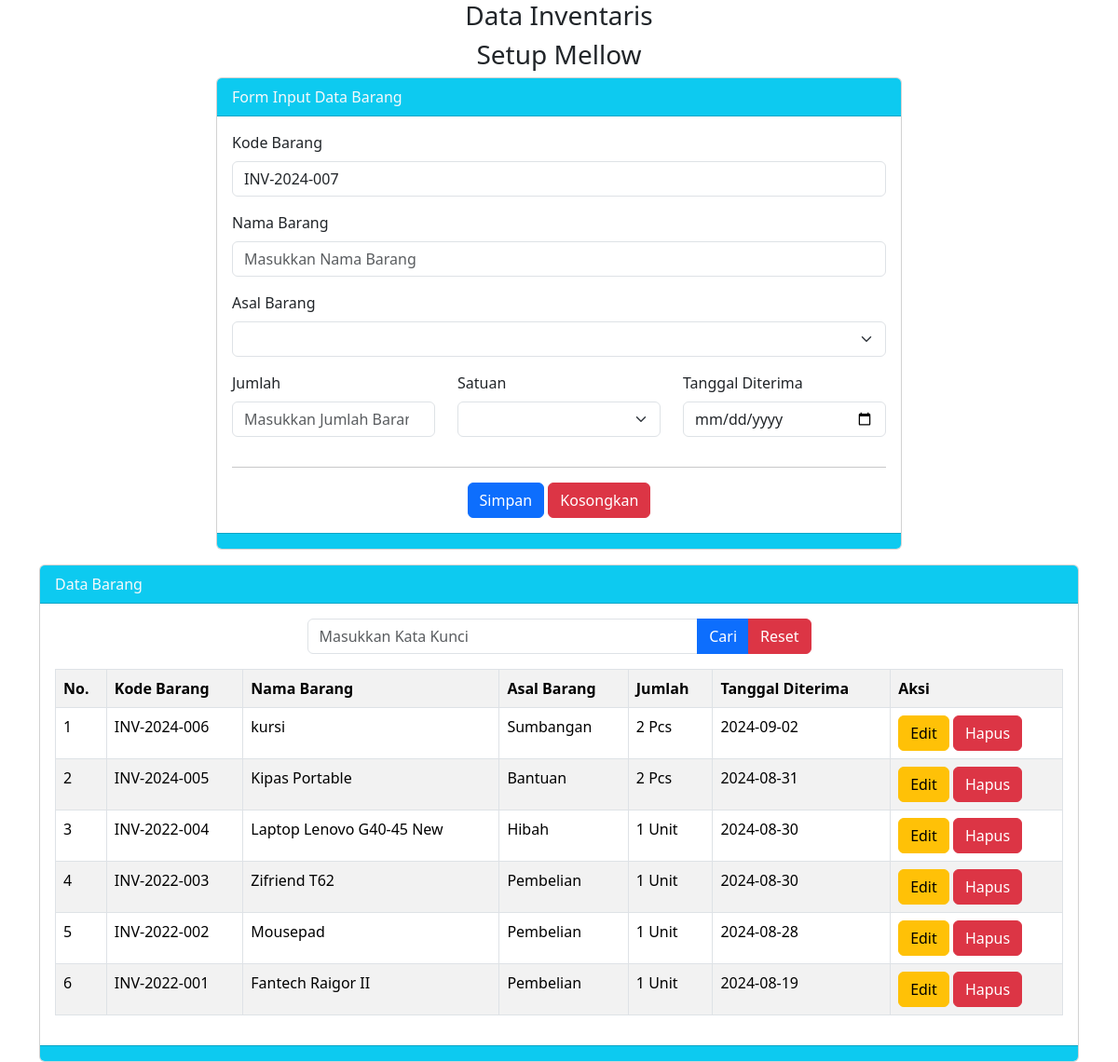
Screenshot of /welcome.php with the database file from the repository.
### tables this page shows
CREATE TABLE `tbarang` (
  `id_barang` int(11) NOT NULL,
  `kode` varchar(15) NOT NULL,
  `nama` varchar(100) NOT NULL,
  `asal` varchar(25) NOT NULL,
  `jumlah` int(4) NOT NULL,
  `satuan` varchar(15) NOT NULL,
  `tanggal_diterima` date NOT NULL,
  `tanggal_simpan` timestamp NOT NULL DEFAULT current_timestamp() ON UPDATE current_timestamp()
);

### welcome.php (the view, shortened to what this page needs)
<?php
$server = "localhost";
$user = "root";
$password = "";
$database = "dbcrud2022";
$koneksi = mysqli_connect($server, $user, $password, $database) or die(mysqli_error($koneksi));
$q = mysqli_query($koneksi, "SELECT kode FROM tbarang order by kode desc limit 1");
$datax = mysqli_fetch_array($q);
if($datax){
  $no_terakhir = substr ($datax['kode'], -3);
  $no = $no_terakhir + 1;
  if($no > 0 and $no <10){
    $kode = "00".$no;
  }else if($no > 10 and $no < 100){
    $kode="0".$no;
  }else if($no > 100){
    $kode = $no;
  }
}else{
  $kode = "001";
}
$tahun = date('Y');
$vkode = "INV-".$tahun. '-' .$kode;
$vnama = "";
$vasal = "";
$vjumlah = "";
$vsatuan = "";
$vtanggal_diterima = "";
?>
<!doctype html>
<html lang="en">
<head>
  <link href="https://cdn.jsdelivr.net/npm/bootstrap@5.3.3/dist/css/bootstrap.min.css" rel="stylesheet">
</head>
<body>
  <div class="container">
    <h3 class="text-center">Data Inventaris</h3>
    <h3 class="text-center">Setup Mellow</h3>
    <div class="row">
      <div class="col-md-8 mx-auto">
        <div class="card">
          <div class="card-header bg-info text-light">
            Form Input Data Barang
          </div>
          <div class="card-body">
            <form method="POST">
              <div class="mb-3">
                <label class="form-label">Kode Barang</label>
                <input type="text" name="tkode" value="<?= $vkode ?>" class="form-control" placeholder="Masukkan Kode Barang">
              </div>
              <div class="mb-3">
                <label class="form-label">Nama Barang</label>
                <input type="text" name="tnama" value="<?= $vnama ?>" class="form-control" placeholder="Masukkan Nama Barang">
              </div>
              <div class="mb-3">
                <label class="form-label">Asal Barang</label>
                <select class="form-select" name="tasal">
                  <option value="<?= $vasal ?>"><?= $vasal ?></option>
                  <option value="Pembelian">Pembelian</option>
                </select>
              </div>
              <div class="row">
                <div class="col">
                  <div class="mb-3">
                    <label class="form-label">Jumlah</label>
                    <input type="number" name="tjumlah" value="<?= $vjumlah ?>" class="form-control" placeholder="Masukkan Jumlah Barang">
                  </div>
                </div>
                <div class="col">
                  <div class="mb-3">
                    <label class="form-label">Satuan</label>
                    <select class="form-select" name="tsatuan">
                      <option value="<?= $vsatuan ?>"><?= $vsatuan ?></option>
                      <option value="Unit">Unit</option>
                    </select>
                  </div>
                </div>
                <div class="col">
                  <div class="mb-3">
                    <label class="form-label">Tanggal Diterima</label>
                    <input type="date" name="ttanggal_diterima" value="<?= $vtanggal_diterima ?>" class="form-control" placeholder="Masukkan Jumlah Barang">
                  </div>
                </div>
                <div class="text-center">
                  <hr>
                  <button class="btn btn-primary" name="bsimpan" type="submit">Simpan</button>
                  <button class="btn btn-danger" name="bkosongkan" type="reset">Kosongkan</button>
                </div>
              </div>
            </form>
          </div>
          <div class="card-footer bg-info">
          </div>
        </div>
      </div>
    </div>
    <div class="card mt-3">
      <div class="card-header bg-info text-light">
        Data Barang
      </div>
      <div class="card-body">
        <div class="col-md-6 mx-auto">
          <form method="POST">
            <div class="input-group mb-3">
              <input type="text" name="tcari" value="<?= @$_POST['tcari'] ?>" class="form-control" placeholder="Masukkan Kata Kunci">
              <button class="btn btn-primary" name="bcari" type="submit">Cari</button>
              <button class="btn btn-danger" name="breset" type="submit">Reset</button>
            </div>
          </form>
        </div>
        <table class="table table-striped table-hover table-bordered">
          <tr>
            <th>No.</th>
            <th>Kode Barang</th>
            <th>Nama Barang</th>
            <th>Asal Barang</th>
            <th>Jumlah</th>
            <th>Tanggal Diterima</th>
            <th>Aksi</th>
          </tr>
          <?php
          $no = 1;
          if (isset($_POST['bcari'])) {
            $keyword = $_POST['tcari'];
            $q = "SELECT * FROM tbarang WHERE kode like'%$keyword%' or nama like'%$keyword%' order by id_barang desc ";
          } else {
            $q = "SELECT * FROM tbarang order by id_barang desc";
          }
          $tampil = mysqli_query($koneksi, $q);
          while ($data = mysqli_fetch_array($tampil)) :
          ?>
            <tr>
              <td><?= $no++ ?></td>
              <td><?= $data['kode'] ?></td>
              <td><?= $data['nama'] ?></td>
              <td><?= $data['asal'] ?></td>
              <td><?= $data['jumlah'] ?> <?= $data['satuan'] ?></td>
              <td><?= $data['tanggal_diterima'] ?></td>
              <td>
                <a href="welcome.php?hal=edit&id=<?= $data['id_barang'] ?>" class="btn btn-warning">Edit</a>
                <a href="welcome.php?hal=hapus&id=<?= $data['id_barang'] ?>" class="btn btn-danger" onclick="return confirm('Apakah anda Yakin akan Hapus Data ini?')">Hapus</a>
              </td>
            </tr>
          <?php endwhile; ?>
        </table>
      </div>
      <div class="card-footer bg-info">
      </div>
    </div>
  </div>
</body>
</html>

### rows the page displays
tbarang: tkode "INV-2024-007", kode "INV-2024-006", nama "kursi", asal "Sumbangan", jumlah "2", satuan "Pcs", tanggal_diterima "2024-09-02"
tbarang: kode "INV-2024-005", nama "Kipas Portable", asal "Bantuan", jumlah "2", satuan "Pcs", tanggal_diterima "2024-08-31"
tbarang: kode "INV-2022-004", nama "Laptop Lenovo G40-45 New", asal "Hibah", jumlah "1", satuan "Unit", tanggal_diterima "2024-08-30"
tbarang: kode "INV-2022-003", nama "Zifriend T62", asal "Pembelian", jumlah "1", satuan "Unit", tanggal_diterima "2024-08-30"
tbarang: kode "INV-2022-002", nama "Mousepad", asal "Pembelian", jumlah "1", satuan "Unit", tanggal_diterima "2024-08-28"
tbarang: kode "INV-2022-001", nama "Fantech Raigor II", asal "Pembelian", jumlah "1", satuan "Unit", tanggal_diterima "2024-08-19"
